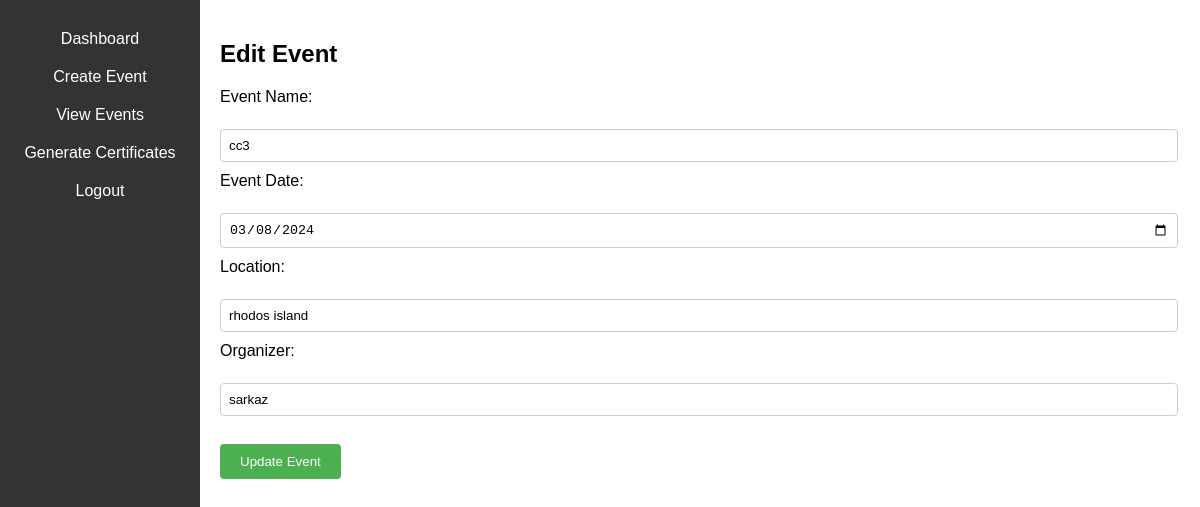
The app's page /admin/update_event.php?event_id=6 (signed in) with its own data.
### tables this page shows
CREATE TABLE `events` (
  `event_id` int(11) NOT NULL,
  `event_name` varchar(255) NOT NULL,
  `event_date` date NOT NULL,
  `location` varchar(255) NOT NULL,
  `organizer` varchar(255) DEFAULT NULL,
  `created_at` timestamp NOT NULL DEFAULT current_timestamp()
);

### admin/update_event.php (the view, shortened to what this page needs)
<?php
$servername = "localhost";
$username = "root";
$password = "";
$dbname = "sertifikat_online";
$conn = new mysqli($servername, $username, $password, $dbname);
if (isset($_GET['event_id'])) {
    $event_id = $_GET['event_id'];
    $sql_select = "SELECT * FROM events WHERE event_id=$event_id";
    $result = $conn->query($sql_select);
    if ($result->num_rows > 0) {
        $row = $result->fetch_assoc();
        $event_name = $row['event_name'];
        $event_date = $row['event_date'];
        $location = $row['location'];
        $organizer = $row['organizer'];
    } else {
        echo "Event not found";
    }
}
?>
<!DOCTYPE html>
<html lang="en">
<head>
    <link rel="stylesheet" href="../assets/css/update_event.css">
</head>
<body>
    <nav>
        <ul>
            <li><a href="admin_dashboard.php">Dashboard</a></li>
            <li><a href="create_event.php">Create Event</a></li>
            <li><a href="view_event.php">View Events</a></li>
            <li><a href="generate_certificates.php">Generate Certificates</a></li>
            <li><a href="../pages/../pages/logout.php">Logout</a></li>
        </ul>
    </nav>
    <div class="container">
        <h2>Edit Event</h2>
        <form method="post" action="<?php echo htmlspecialchars($_SERVER["PHP_SELF"]); ?>">
            <label for="event_name">Event Name:</label><br>
            <input type="text" id="event_name" name="event_name" value="<?php echo $event_name; ?>" required><br>
            <label for="event_date">Event Date:</label><br>
            <input type="date" id="event_date" name="event_date" value="<?php echo $event_date; ?>" required><br>
            <label for="location">Location:</label><br>
            <input type="text" id="location" name="location" value="<?php echo $location; ?>" required><br>
            <label for="organizer">Organizer:</label><br>
            <input type="text" id="organizer" name="organizer" value="<?php echo $organizer; ?>"><br><br>
            <input type="submit" value="Update Event">
        </form>
    </div>
</body>
</html>

### assets/css/update_event.css (style rules this page uses)
body { font-family: Arial, sans-serif; margin: 0; padding: 0; }
.container { margin: 20px; }
nav { height: 100%; width: 200px; position: fixed; top: 0; left: 0; background-color: #333; padding-top: 20px; }
nav ul { list-style-type: none; padding: 0; margin: 0; }
nav ul li { padding: 10px; text-align: center; }
nav ul li a { color: #fff; text-decoration: none; display: block; }
.container { margin-left: 200px; padding: 20px; }
h2 { margin-top: 0; }
label { display: block; margin-bottom: 5px; }
input[type="text"], input[type="date"] { width: 100%; padding: 8px; margin-bottom: 10px; border: 1px solid #ccc; border-radius: 4px; }
input[type="submit"] { background-color: #4CAF50; color: white; padding: 10px 20px; border: none; border-radius: 4px; cursor: pointer; }

### records on screen
events: event_name "cc3", event_date "03/08/2024", location "rhodos island", organizer "sarkaz"
